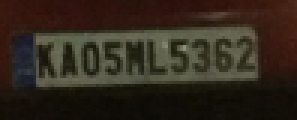
#> input picture img1.PNG, 99 x 40 px (shown 3 times larger)
$ python NumberPlate.py
#> lines starting #> are read from the running program, lines starting #| are printed output that depends on the picture; after the words box and inside, x2 and y2 are one past the last pixel; in counts of white or black regions, pixels touching at a corner belong together
# Preprocesses on number plate image and reads

import cv2
import numpy as np
import pytesseract
from imutils.perspective import four_point_transform
from skimage.segmentation import clear_border
from PIL import Image
import imutils
import os
import sys


def main():
    orig = cv2.imread("img1.PNG")
#> orig is the input picture: shape (40, 99, 3); mean B, G, R 29.1, 40.1, 49.3
    prep_img = prep(orig)
    read(prep_img)


def read(thresh):
    filename = "{}.png".format(os.getpid())
    cv2.imwrite(filename, thresh)
    text = pytesseract.image_to_string(Image.open(filename))
    os.remove(filename)
    print(text)


def prep(orig):
    # perform all the preprocessing here
    '''
    resize
    deskew
    grayscale+blur
    threshold
    erode/dilate
    perspective transform- not reqd for current set of images. However, in real life applications, useful. to implement it, first find plate contour, make sure only 4 corner points are obtained from cv2.approxPolyDP, then pass it to imutils.four_point_transform()

    '''
    orig = cv2.resize(orig, (1024, 256))
#> orig: shape (256, 1024, 3)
    thresh = Grayscale_Threshold(orig)  # for the original image
#> in Grayscale_Threshold, `thresh = cv2.threshold(gray_not, 0, 255, cv2.THRESH_BINARY | cv2.THRES..`:
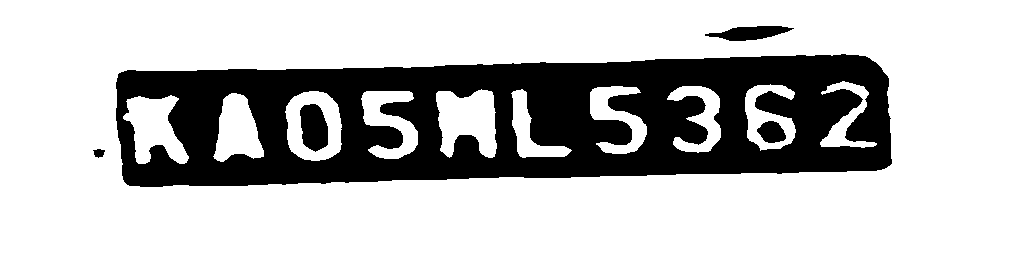
#> thresh: shape (256, 1024); 73.6% white; 5 black regions, box (x1, y1, x2, y2) and area: (116, 54, 892, 187) 66753, (300, 104, 328, 152) 1049, (705, 26, 794, 41) 802, (757, 121, 786, 143) 453, (93, 149, 105, 158) 74
#> in Grayscale_Threshold, `thresh = clear_border(thresh)`:
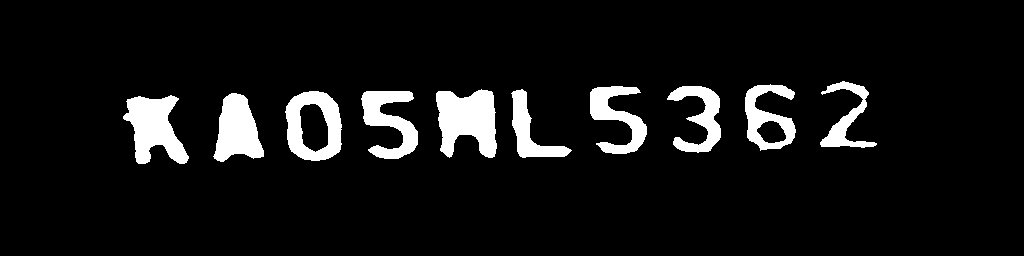
#> thresh: shape (256, 1024); 7.7% white; 10 white regions, largest, box (x1, y1, x2, y2) and area: (436, 89, 497, 158) 3026, (123, 95, 189, 164) 2669, (213, 93, 264, 162) 2280


# To deskew the image
    # coordinates stored in columns
    coords = np.column_stack(np.where(thresh > 0))
#> coords = 20075 pairs, first value 81 to 163, second value 123 to 876
    angle = cv2.minAreaRect(coords)[-1]  # returns rotated rectangle
#> angle = -88.93

    if angle < -45:
        angle = -(90 + angle)
#> angle = -1.07
    # otherwise, just take the inverse of the angle to make
    # it positive
    else:
        angle = -angle

    (h, w) = orig.shape[:2]
#> h = 256; w = 1024

    center = (w // 2, h // 2)  # rounded to the nearest whole number
#> center = (512, 128)
    M = cv2.getRotationMatrix2D(center, angle, 1.0)
#> M = [[1, -0.0188, 2.49], [0.0188, 1, -9.58]]
    orig = cv2.warpAffine(orig, M, (w, h),
                          flags=cv2.INTER_CUBIC, borderMode=cv2.BORDER_REPLICATE)  # text rotated by the appropriate angle
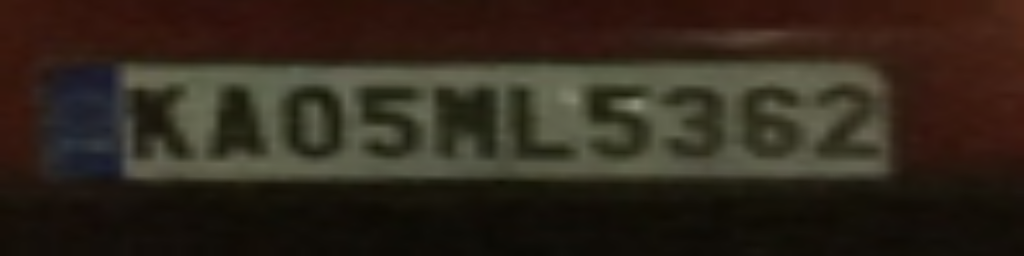
#> orig: shape (256, 1024, 3); mean of channels 0, 1, 2 29, 40, 49.2; drawn as B, G, R
# Deskewing complete here

# erosion and dilation
    orig = cv2.erode(orig, (10, 10))
    thresh = Grayscale_Threshold(orig)  # for the deskewed image
#> in Grayscale_Threshold (call 2), `gray = cv2.cvtColor(img, cv2.COLOR_BGR2GRAY)`:
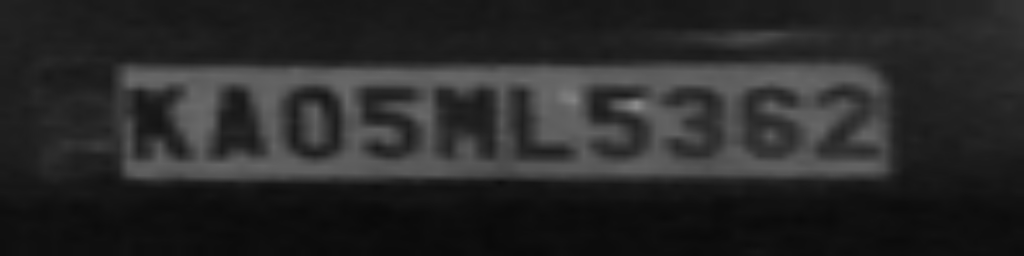
#> gray: shape (256, 1024); min 10, max 139, mean 41
#> in Grayscale_Threshold (call 2), `gray_not = cv2.bitwise_not(gray)`:
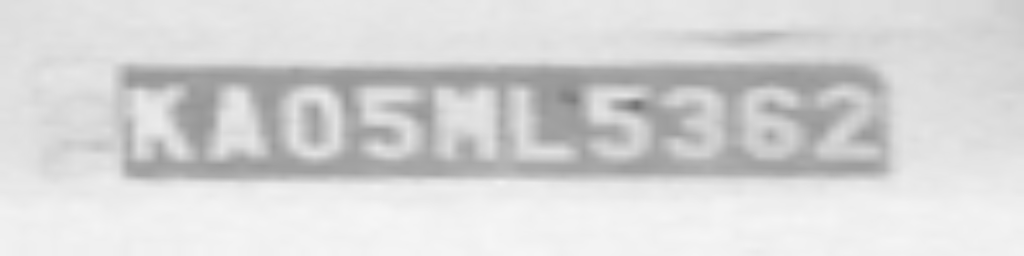
#> gray_not: shape (256, 1024); min 116, max 245, mean 214
#> in Grayscale_Threshold (call 2), `thresh = cv2.threshold(gray_not, 0, 255, cv2.THRESH_BINARY | cv2.THRES..`:
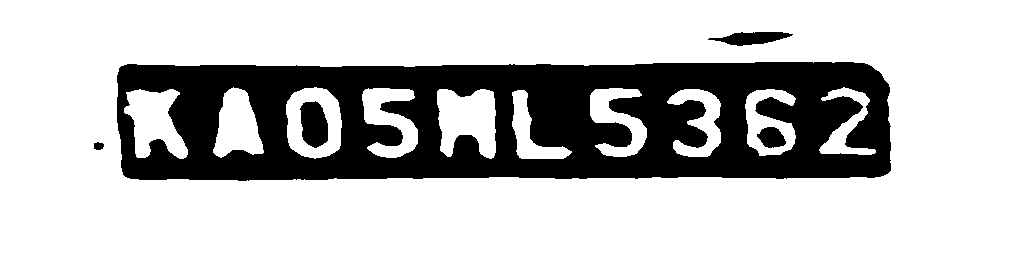
#> thresh: shape (256, 1024); 74.4% white; 5 black regions, box (x1, y1, x2, y2) and area: (117, 62, 891, 181) 64976, (300, 101, 328, 148) 1022, (708, 32, 793, 46) 703, (757, 127, 786, 148) 429, (94, 142, 104, 150) 64
#> in Grayscale_Threshold (call 2), `thresh = clear_border(thresh)`:
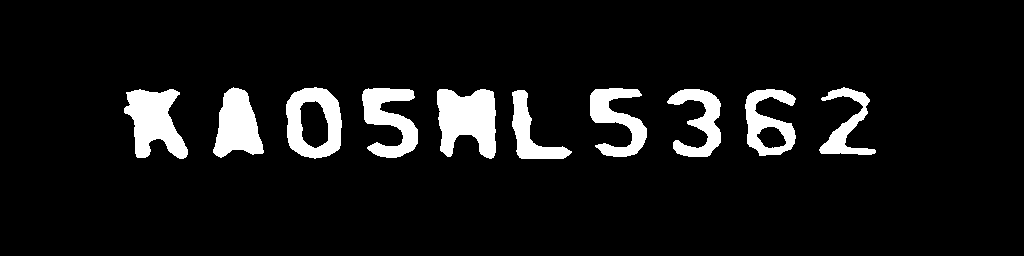
#> thresh: shape (256, 1024); 8.1% white; 10 white regions, largest, box (x1, y1, x2, y2) and area: (437, 89, 496, 159) 3091, (124, 89, 188, 159) 2748, (286, 87, 342, 159) 2337


# The following lines are for perspective transformation, which was not required for us-----------------------------
# contours found and drawn
    # contours, _ = cv2.findContours(
    #     thresh, cv2.RETR_TREE, cv2.CHAIN_APPROX_SIMPLE)  # contours drawn correctly, capture contour with largest/secondlargest perimeter

    # cv2.drawContours(orig, contours, -1, (255, 255, 0), 3)

    # peri = []
    # for c in contours:
    #     peri.append(cv2.arcLength(c, True))

    # maxpos = peri.index(max(peri))
    # peri[maxpos] = 0
    # # this stores the second largest contour, the number plate boundary
    # maxpos2 = peri.index(max(peri))

    # perimeter = peri[maxpos2]
    # epsilon = 0.01*perimeter
    # approx = cv2.approxPolyDP(contours[maxpos2], epsilon, True)

    # cv2.drawContours(orig, approx, -1, (0, 255, 0),
    #                  10)  # draws the corner points
    # cv2.drawContours(orig, contours, maxpos, (0, 0, 100), 3)

    # # Perspective Transformation

    # # Perspective_img = four_point_transform(orig, approx.reshape(4, 2))  # only rectangle can be passed
    # # Perspective_img_gray = four_point_transform(gray_not, approx.reshape(4, 2))
# ---------------------------------------------------------------------------------------------------
    cv2.imshow('1', orig)
    cv2.imshow('2', thresh)
    cv2.waitKey(0)

    return thresh


def Grayscale_Threshold(img):

    # greyscale and blurring
    gray = cv2.cvtColor(img, cv2.COLOR_BGR2GRAY)
    gray_not = cv2.bitwise_not(gray)  # inverts each color


# threshold
    thresh = cv2.threshold(gray_not, 0, 255,
                           cv2.THRESH_BINARY | cv2.THRESH_OTSU)[1]

    thresh = clear_border(thresh)

    return thresh


if __name__ == "__main__":
    main()
#> (the call stopped at in read, `text = pytesseract.image_to_string(Image.open(filename))`: pytesseract is not available in this run)

$ run again, with img4.PNG copied over img1.PNG
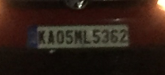
#> input picture img4.PNG, 165 x 75 px
#> in main, orig is the input picture: shape (75, 165, 3); mean B, G, R 22.6, 30.5, 45.2
#> in Grayscale_Threshold, `thresh = cv2.threshold(gray_not, 0, 255, cv2.THRESH_BINARY | cv2.THRES..`:
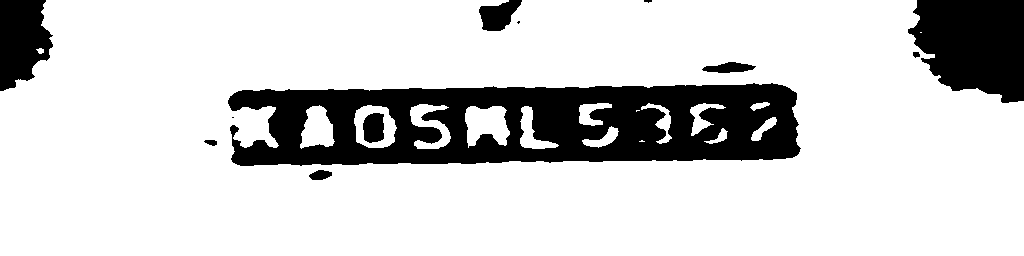
#> thresh: shape (256, 1024); 81.6% white; 12 black regions (3 under 20 px), largest, box (x1, y1, x2, y2) and area: (228, 83, 801, 166) 33376, (908, 0, 1024, 103) 9353, (0, 0, 53, 91) 3596
#> coords = 6945 pairs, first value 32 to 148, second value 36 to 921
#> in prep, `angle = cv2.minAreaRect(coords)[-1]`: angle = -88.96
#> in prep, `angle = -(90 + angle)`: angle = -1.04
#> M = [[1, -0.0182, 2.41], [0.0182, 1, -9.28]]
#> in Grayscale_Threshold (call 2), `thresh = clear_border(thresh)`:
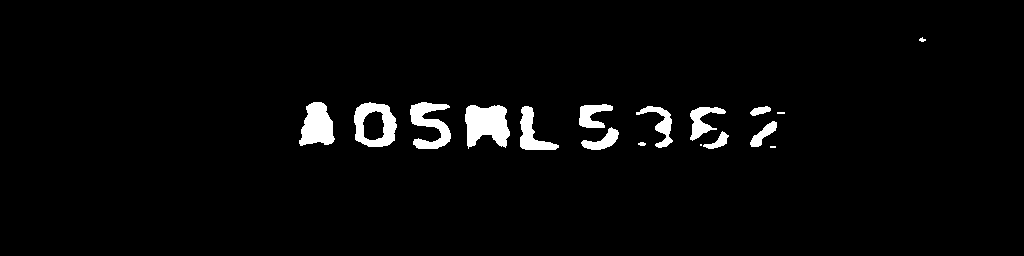
#> thresh: shape (256, 1024); 3.1% white; 17 white regions (3 under 20 px), largest, box (x1, y1, x2, y2) and area: (465, 105, 510, 149) 1441, (299, 102, 335, 146) 1112, (354, 102, 397, 147) 1093

$ run again, with img5.PNG copied over img1.PNG
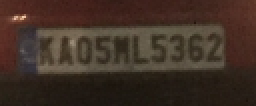
#> input picture img5.PNG, 128 x 53 px (shown 2 times larger)
#> in main, orig is the input picture: shape (53, 128, 3); mean B, G, R 37.9, 48.1, 64.3
#> in Grayscale_Threshold, `thresh = cv2.threshold(gray_not, 0, 255, cv2.THRESH_BINARY | cv2.THRES..`:
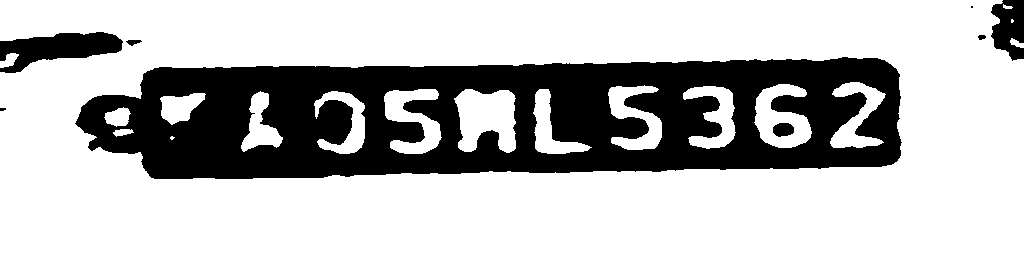
#> thresh: shape (256, 1024); 72.4% white; 8 black regions (2 under 20 px), largest, box (x1, y1, x2, y2) and area: (75, 57, 902, 179) 67732, (0, 32, 123, 73) 2831, (991, 0, 1024, 61) 1478, (773, 123, 794, 137) 236, (126, 40, 142, 46) 58, (978, 35, 986, 40) 31
#> coords = 17532 pairs, first value 4 to 153, second value 104 to 1013
#> in prep, `angle = cv2.minAreaRect(coords)[-1]`: angle = -83.75
#> in prep, `angle = -(90 + angle)`: angle = -6.25
#> M = [[0.994, -0.109, 16.98], [0.109, 0.994, -54.98]]
#> in Grayscale_Threshold (call 2), `thresh = clear_border(thresh)`:
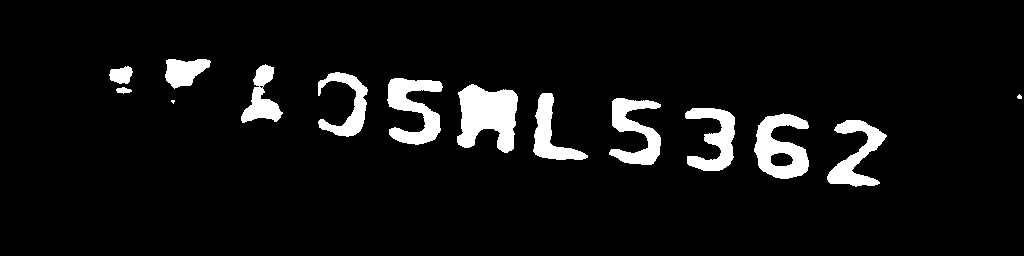
#> thresh: shape (256, 1024); 6.6% white; 14 white regions (2 under 20 px), largest, box (x1, y1, x2, y2) and area: (457, 84, 518, 153) 2899, (754, 113, 809, 179) 2161, (387, 78, 443, 145) 2032

$ run again, with img6.PNG copied over img1.PNG
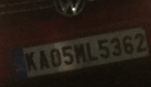
#> input picture img6.PNG, 151 x 87 px
#> in main, orig is the input picture: shape (87, 151, 3); mean B, G, R 21.4, 28.6, 37.5
#> coords = 18616 pairs, first value 99 to 203, second value 270 to 990
#> in prep, `angle = cv2.minAreaRect(coords)[-1]`: angle = -85.59
#> in prep, `angle = -(90 + angle)`: angle = -4.41
#> M = [[0.997, -0.0769, 11.36], [0.0769, 0.997, -38.98]]
#> in Grayscale_Threshold (call 2), `thresh = clear_border(thresh)`:
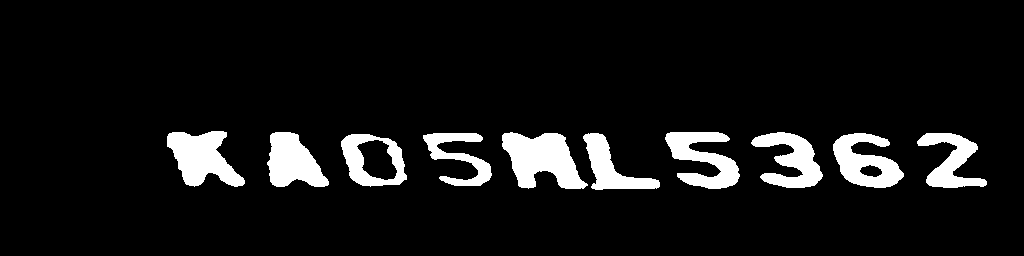
#> thresh: shape (256, 1024); 8.1% white; 10 white regions, largest, box (x1, y1, x2, y2) and area: (502, 132, 588, 189) 3070, (167, 131, 245, 187) 2626, (665, 132, 740, 189) 2279
